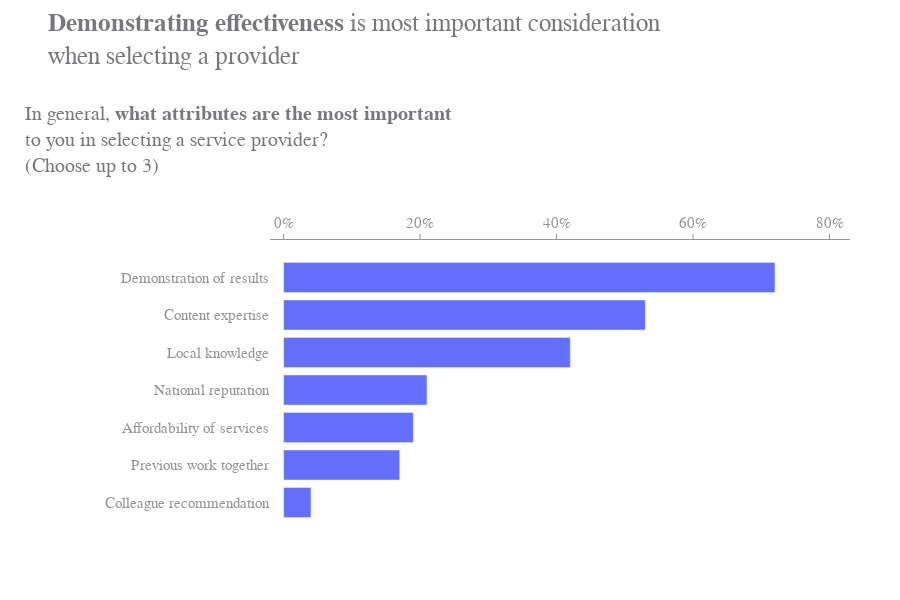

The code cell stored with this chart in its notebook:
### Markdown cell above
## Data Visualization

### Code cell
fig = go.Figure()

# Plot -------------------------
fig.add_bar(
    x=df['value'],
    y=df['category'],
    orientation='h',
)

# Annotation -------------------


# Text -------------------------
fig.add_annotation(
    text="<b>Demonstrating effectiveness</b> is most important consideration<br>\
when selecting a provider",
    align="left",
    font=dict(color=GRAY5, size=25, family="Arial"),
    x=0,
    y=7,
    xshift=70,
    yshift=200,
    showarrow=False,
)

fig.add_annotation(
    text="In general, <b>what attributes are the most important</b><br>\
to you in selecting a service provider?<br>\
(Choose up to 3)",
    align="left",
    font=dict(color=GRAY5, size=20, family="Arial"),
    x=0,
    y=7,
    xshift=-45,
    yshift=100,
    showarrow=False,
)

# Layout -----------------------
fig.update_layout(
    width=900,
    height=600,
    margin=dict(t=240, b=60, l=270, r=50),
    showlegend=False,
    paper_bgcolor="white",
    plot_bgcolor="white",
)

fig.update_xaxes(
    tickfont=dict(color=GRAY7, size=15, family="Arial"),
    tickformat=".0%",
#     ticklabelposition="inside",
    ticks="outside",
    tickcolor=GRAY7,
    linecolor=GRAY7,
    side="top",
    range=[-0.02, 0.83]
)

fig.update_yaxes(
    tickfont=dict(color=GRAY7, size=15, family="Arial"),
    tickcolor=GRAY7,
    range=[-1, 7]
)

### Figure 1 — Plotly figure (JSON) as saved in the notebook; plotly's stock layout.template omitted (floating-point values rounded to 4 significant figures)
{"data": [{"orientation": "h", "type": "bar", "x": [0.04, 0.17, 0.19, 0.21, 0.42, 0.53, 0.72], "y": ["Colleague recommendation", "Previous work together", "Affordability of services", "National reputation", "Local knowledge", "Content expertise", "Demonstration of results"]}], "layout": {"annotations": [{"align": "left", "font": {"color": "#76787B", "family": "Arial", "size": 25}, "showarrow": false, "text": "<b>Demonstrating effectiveness</b> is most important consideration<br>when selecting a provider", "x": 0, "xshift": 70, "y": 7, "yshift": 200}, {"align": "left", "font": {"color": "#76787B", "family": "Arial", "size": 20}, "showarrow": false, "text": "In general, <b>what attributes are the most important</b><br>to you in selecting a service provider?<br>(Choose up to 3)", "x": 0, "xshift": -45, "y": 7, "yshift": 100}], "height": 600, "margin": {"b": 60, "l": 270, "r": 50, "t": 240}, "paper_bgcolor": "white", "plot_bgcolor": "white", "showlegend": false, "width": 900, "xaxis": {"linecolor": "#929497", "range": [-0.02, 0.83], "side": "top", "tickcolor": "#929497", "tickfont": {"color": "#929497", "family": "Arial", "size": 15}, "tickformat": ".0%", "ticks": "outside"}, "yaxis": {"range": [-1, 7], "tickcolor": "#929497", "tickfont": {"color": "#929497", "family": "Arial", "size": 15}}}}
